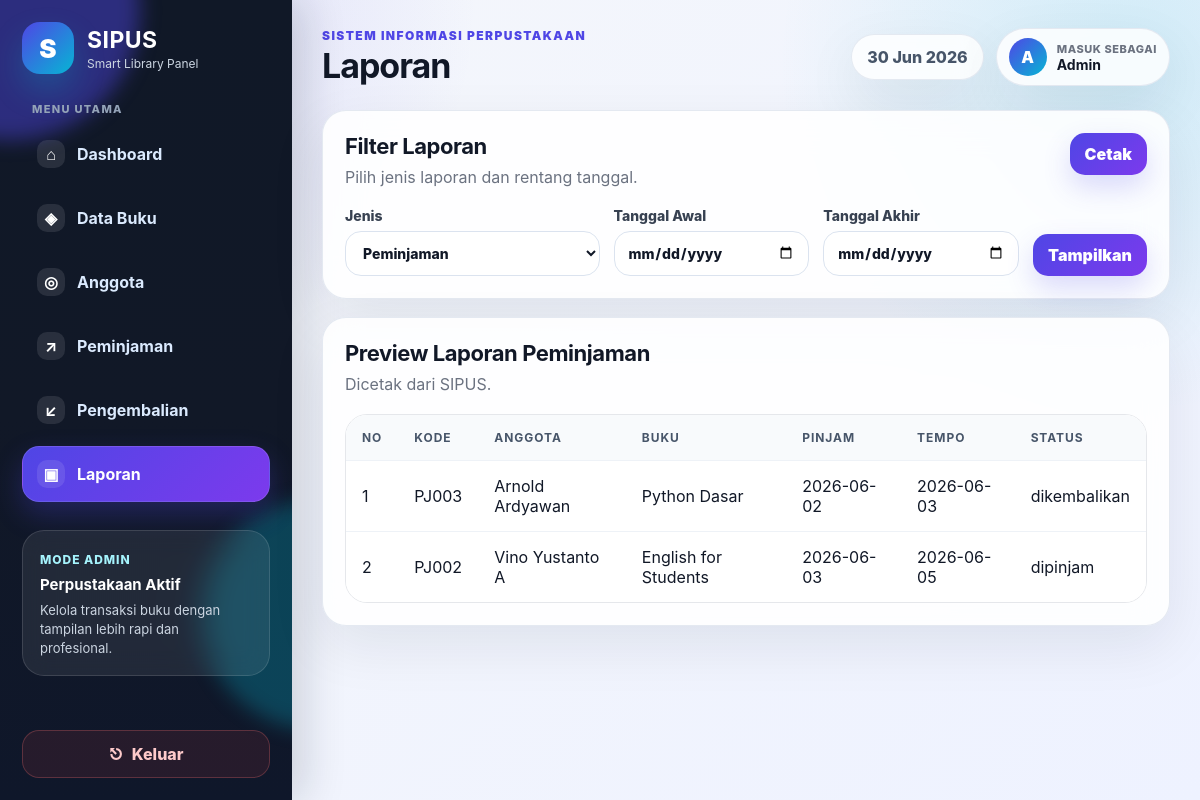
Screenshot of /laporan.php (signed in) with the database file from the repository.
### tables this page shows
CREATE TABLE `peminjaman` (
  `id_pinjam` int NOT NULL,
  `id_anggota` int NOT NULL,
  `id_buku` int NOT NULL,
  `tanggal_pinjam` date NOT NULL,
  `tanggal_jatuh_tempo` date NOT NULL,
  `status` enum('dipinjam','dikembalikan') DEFAULT 'dipinjam'
);

CREATE TABLE `anggota` (
  `id_anggota` int NOT NULL,
  `nomor_anggota` varchar(30) NOT NULL,
  `nama` varchar(100) NOT NULL,
  `kelas` varchar(80) NOT NULL,
  `alamat` text,
  `no_hp` varchar(20) DEFAULT NULL
);

CREATE TABLE `buku` (
  `id_buku` int NOT NULL,
  `kode_buku` varchar(30) NOT NULL,
  `judul` varchar(150) NOT NULL,
  `penulis` varchar(100) NOT NULL,
  `penerbit` varchar(100) NOT NULL,
  `tahun` year NOT NULL,
  `kategori` varchar(80) NOT NULL,
  `stok` int NOT NULL DEFAULT '0'
);

### auth.php (called while the page is built, shortened)
<?php
function e($value) {
    return htmlspecialchars((string)$value, ENT_QUOTES, 'UTF-8');
}
function active($page) {
    $current = basename($_SERVER['PHP_SELF']);
    return $current === $page ? 'active' : '';
}
?>

### laporan.php (the view, shortened to what this page needs)
<?php
require_once "koneksi.php";
require_once "auth.php";
$title = "Laporan";
$jenis = $_GET['jenis'] ?? 'peminjaman';
$awal = $_GET['tanggal_awal'] ?? '';
$akhir = $_GET['tanggal_akhir'] ?? '';
if ($jenis === 'buku') {
    $sql = "SELECT * FROM buku ORDER BY id_buku DESC";
} elseif ($jenis === 'anggota') {
    $sql = "SELECT * FROM anggota ORDER BY id_anggota DESC";
} else {
    $jenis = 'peminjaman';
    $sql = "SELECT p.*, a.nama AS nama_anggota, b.judul FROM peminjaman p JOIN anggota a ON p.id_anggota=a.id_anggota JOIN buku b ON p.id_buku=b.id_buku WHERE 1=1";
    $sql .= " ORDER BY p.id_pinjam DESC";
}
$data = mysqli_query($conn, $sql);
include "header.php";
?>
<section class="panel no-print"><div class="panel-head"><div><h2>Filter Laporan</h2><p>Pilih jenis laporan dan rentang tanggal.</p></div><button class="btn primary" onclick="window.print()">Cetak</button></div>
<form class="report-filter" method="GET"><label>Jenis<select name="jenis"><option value="peminjaman" <?= $jenis==='peminjaman'?'selected':'' ?>>Peminjaman</option></select></label><label>Tanggal Awal<input type="date" name="tanggal_awal" value="<?= e($awal) ?>"></label><label>Tanggal Akhir<input type="date" name="tanggal_akhir" value="<?= e($akhir) ?>"></label><button class="btn primary">Tampilkan</button></form></section>
<section class="panel"><div class="panel-head"><div><h2>Preview Laporan <?= ucfirst(e($jenis)) ?></h2><p>Dicetak dari SIPUS.</p></div></div><div class="table-wrap"><table>
<?php if ($jenis==='buku'): ?><thead><tr><th>No</th><th>Kode</th><th>Judul</th><th>Penulis</th><th>Kategori</th><th>Stok</th></tr></thead><tbody><?php $no=1; while($r=mysqli_fetch_assoc($data)): ?><tr><td><?= $no++ ?></td><td><?= e($r['kode_buku']) ?></td><td><?= e($r['judul']) ?></td><td><?= e($r['penulis']) ?></td><td><?= e($r['kategori']) ?></td><td><?= e($r['stok']) ?></td></tr><?php endwhile; ?></tbody>
<?php else: ?><thead><tr><th>No</th><th>Kode</th><th>Anggota</th><th>Buku</th><th>Pinjam</th><th>Tempo</th><th>Status</th></tr></thead><tbody><?php $no=1; while($r=mysqli_fetch_assoc($data)): ?><tr><td><?= $no++ ?></td><td>PJ<?= str_pad($r['id_pinjam'],3,'0',STR_PAD_LEFT) ?></td><td><?= e($r['nama_anggota']) ?></td><td><?= e($r['judul']) ?></td><td><?= e($r['tanggal_pinjam']) ?></td><td><?= e($r['tanggal_jatuh_tempo']) ?></td><td><?= e($r['status']) ?></td></tr><?php endwhile; ?></tbody><?php endif; ?>
</table></div></section>
<?php include "footer.php"; ?>

### header.php (shortened to what this page needs)
<?php require_once "auth.php"; ?>
<!DOCTYPE html>
<html lang="id">
<head>
    <link rel="stylesheet" href="assets/css/style.css">
</head>
<body>
<div class="app-shell">
    <aside class="sidebar" id="sidebar">
        <div class="brand">
            <div class="brand-mark">S</div>
            <div class="brand-copy">
                <strong>SIPUS</strong>
                <span>Smart Library Panel</span>
            </div>
        </div>
        <div class="side-section">Menu Utama</div>
        <nav class="nav">
            <a class="<?= active('dashboard.php') ?>" href="dashboard.php"><span class="nav-ico">⌂</span><span>Dashboard</span></a>
            <a class="<?= active('buku.php') ?>" href="buku.php"><span class="nav-ico">◈</span><span>Data Buku</span></a>
            <a class="<?= active('anggota.php') ?>" href="anggota.php"><span class="nav-ico">◎</span><span>Anggota</span></a>
            <a class="<?= active('peminjaman.php') ?>" href="peminjaman.php"><span class="nav-ico">↗</span><span>Peminjaman</span></a>
            <a class="<?= active('pengembalian.php') ?>" href="pengembalian.php"><span class="nav-ico">↙</span><span>Pengembalian</span></a>
            <a class="<?= active('laporan.php') ?>" href="laporan.php"><span class="nav-ico">▣</span><span>Laporan</span></a>
        </nav>
        <div class="sidebar-card">
            <span>Mode Admin</span>
            <strong>Perpustakaan Aktif</strong>
            <p>Kelola transaksi buku dengan tampilan lebih rapi dan profesional.</p>
        </div>
        <a class="logout" href="logout.php"><span>⎋</span> Keluar</a>
    </aside>
    <main class="main">
        <header class="topbar">
            <div class="page-title">
                <p class="kicker">Sistem Informasi Perpustakaan</p>
                <h1><?= isset($title) ? e($title) : 'SIPUS' ?></h1>
            </div>
            <div class="top-actions">
                <div class="date-pill"><?= date('d M Y') ?></div>
                <div class="user-chip">
                    <div class="avatar"><?= strtoupper(substr($_SESSION['nama'] ?? 'A', 0, 1)) ?></div>
                    <div>
                        <span>Masuk sebagai</span>
                        <strong><?= e($_SESSION['nama'] ?? 'Admin') ?></strong>
                    </div>
                </div>
            </div>
        </header>

### footer.php (shortened to what this page needs)
    </main>
</div>
</body>
</html>

### rows the page displays
peminjaman: id_pinjam "003", id_anggota.nama "Arnold Ardyawan", id_buku.judul "Python Dasar", tanggal_pinjam "2026-06-02", tanggal_jatuh_tempo "2026-06-03", status "dikembalikan"
peminjaman: id_pinjam "002", id_anggota.nama "Vino Yustanto A", id_buku.judul "English for Students", tanggal_pinjam "2026-06-03", tanggal_jatuh_tempo "2026-06-05", status "dipinjam"

### other values shown
$title "Laporan"
substr($_SESSION['nama'] ?? 'A', 0, 1) "A"
$_SESSION['nama'] "Admin"
$jenis "Peminjaman"
